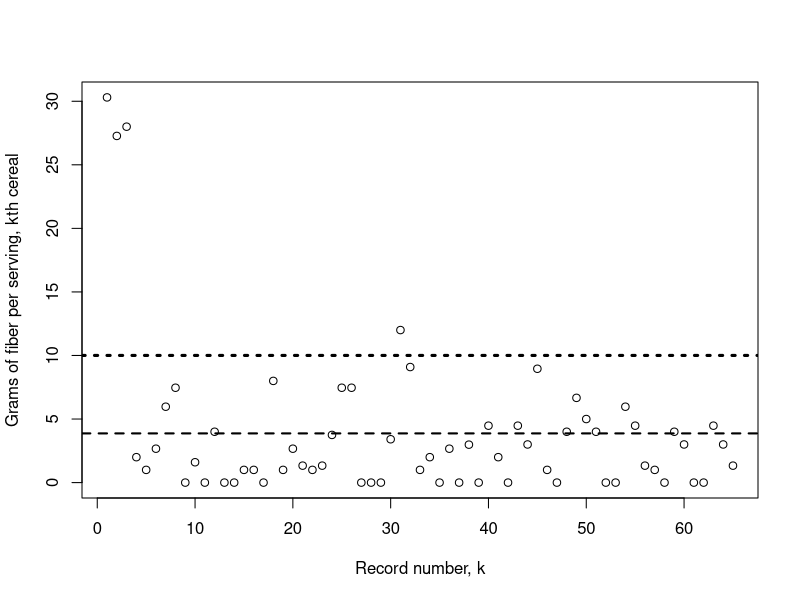
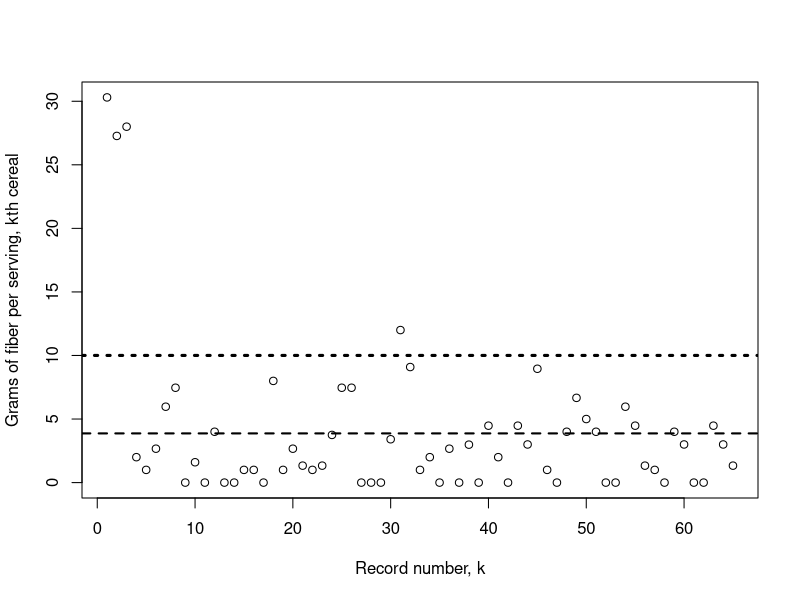
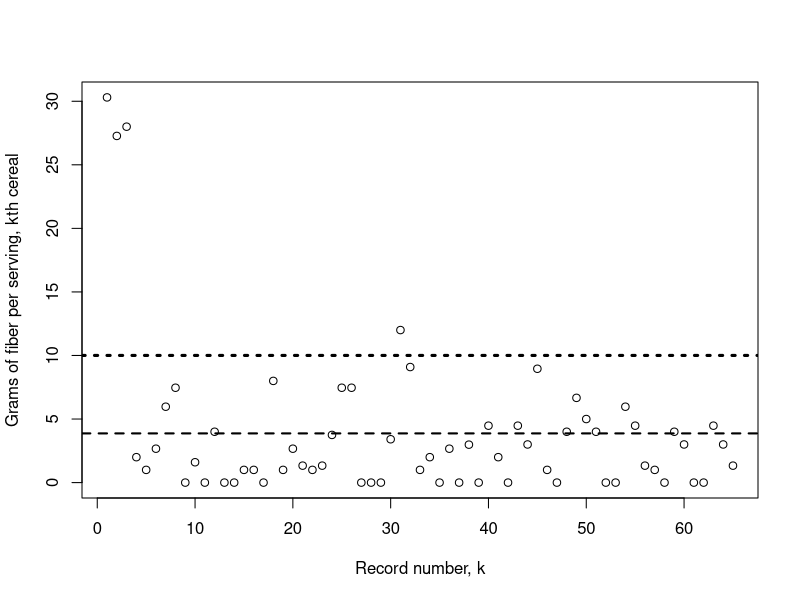

The R script that drew these images, in order:
## ---- chunk 1
knitr::opts_chunk$set(echo = TRUE)
## ---- chunk 2
library(MASS)
x <- UScereal$fibre
plot(x, xlab="Record number, k",
ylab="Grams of fiber per serving, kth cereal")
abline(h = mean(x), lty=2, lwd=2)
abline(h = mean(x) + sd(x), lty = 3, lwd = 3)
## ---- chunk 3
library(MASS)
x <- UScereal$fibre
plot(x, xlab="Record number, k",
ylab="Grams of fiber per serving, kth cereal")
abline(h = mean(x), lty=2, lwd=2)
abline(h = mean(x) + sd(x), lty = 3, lwd = 3)
## ---- chunk 4
library(MASS)
x <- UScereal$fibre
plot(x, xlab="Record number, k",
ylab="Grams of fiber per serving, kth cereal")
abline(h = mean(x), lty=2, lwd=2)
abline(h = mean(x) + sd(x), lty = 3, lwd = 3)
## ---- chunk 5
outlierIndex <- which(UScereal$fibre > 25)
rownames(UScereal)[outlierIndex]
## ---- chunk 6
set.seed(333)
x <- sort(rnorm(200))
mean(x)
